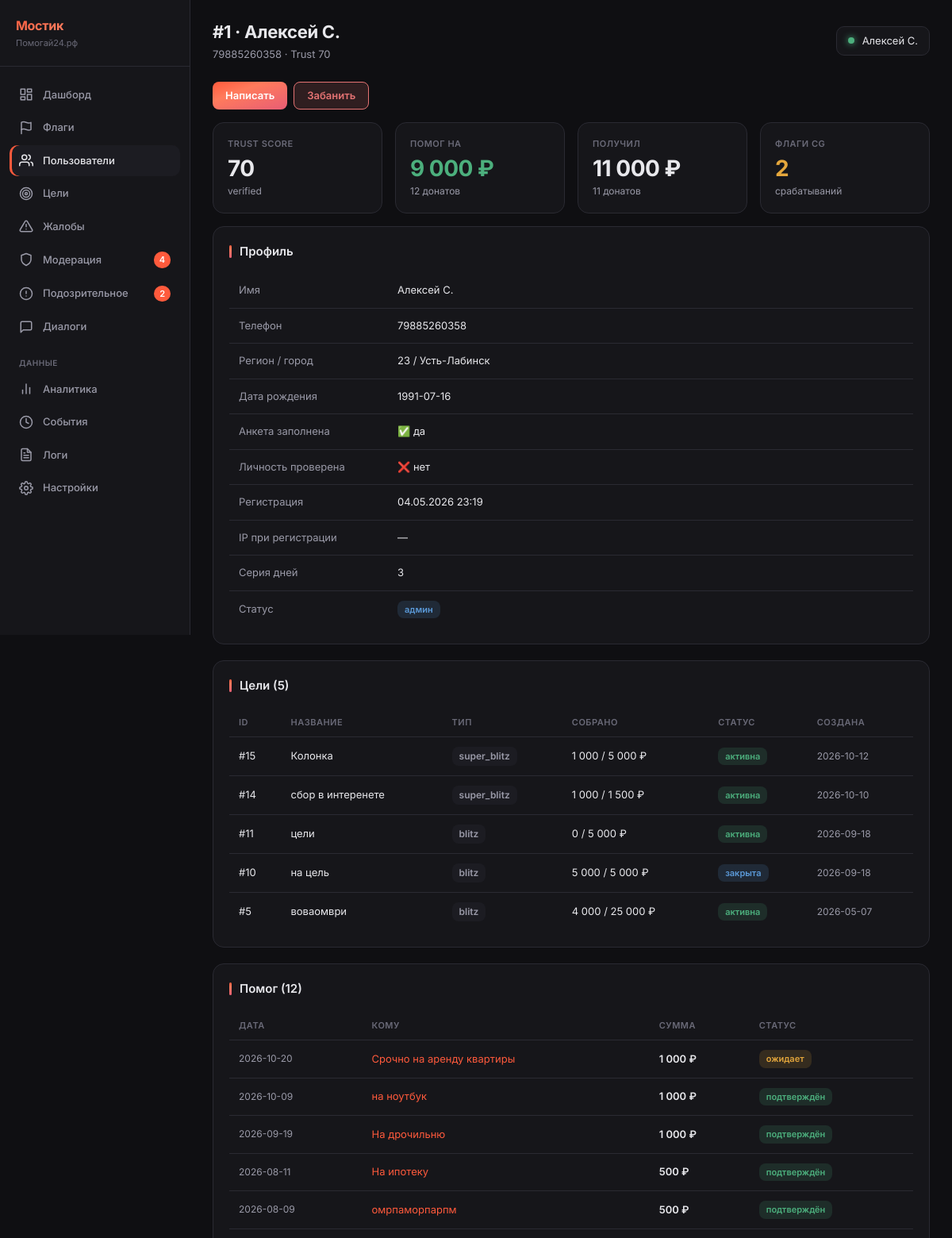
/_metrics/users/1 (signed in, upper part), run on an earlier commit of the app's database.
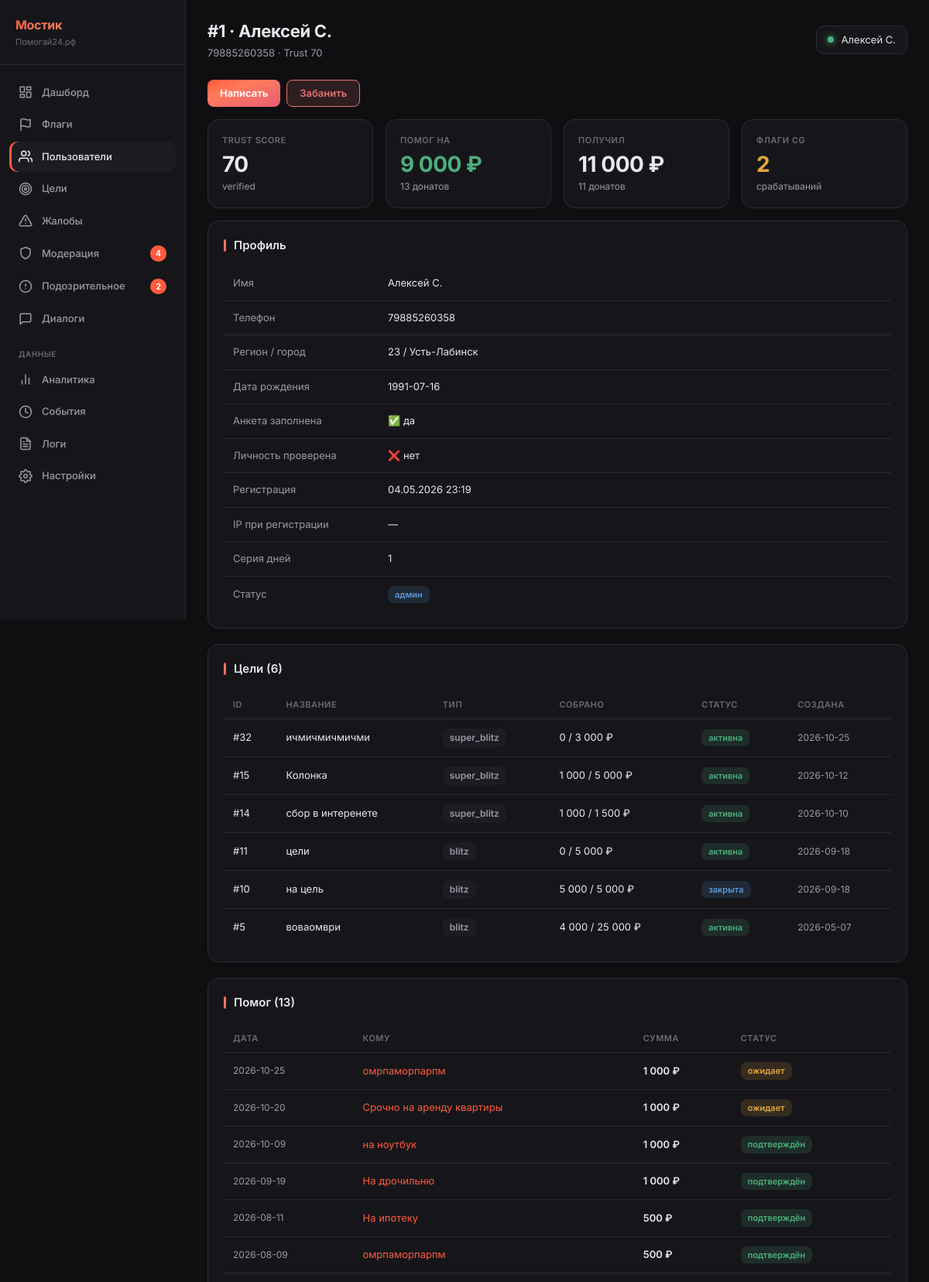
And on a later commit of the database.
### tables this page shows
CREATE TABLE users (
            id INTEGER PRIMARY KEY AUTOINCREMENT,
            phone TEXT UNIQUE NOT NULL,
            password_hash TEXT NOT NULL,
            email TEXT NULL,
            name TEXT NULL,
            avatar_url TEXT NULL,
            max_id TEXT NULL,
            vk_id TEXT NULL,
            fcm_token TEXT NULL,
            onboarding_passed INTEGER DEFAULT 0,
            rating REAL DEFAULT 0.0,
            rating_level TEXT DEFAULT 'novice',
            confirmations_total INTEGER DEFAULT 0,
            confirmations_approved INTEGER DEFAULT 0,
            confirmations_ignored INTEGER DEFAULT 0,
            donation_streak INTEGER DEFAULT 0,
            goals_helped_close INTEGER DEFAULT 0,
            total_helped_amount REAL DEFAULT 0.00,
            priority_days INTEGER DEFAULT 0,
            circles_of_care INTEGER DEFAULT 0,
            interest_weights TEXT DEFAULT NULL,
            eternal_donation_config TEXT DEFAULT NULL,
            yellow_card_until TEXT NULL,
            is_banned INTEGER DEFAULT 0,
            created_at TEXT DEFAULT (datetime('now'))
        , xp INTEGER DEFAULT 0, xp_level TEXT DEFAULT 'novice', streak_days INTEGER DEFAULT 0, last_action_date TEXT, ip_registered TEXT, author_badge TEXT, trust_score INTEGER DEFAULT 50, trust_level TEXT DEFAULT 'guest', is_admin INTEGER DEFAULT 0, profile_completed INTEGER DEFAULT 0, identity_verified INTEGER DEFAULT 0, city TEXT, region_code TEXT, region_name TEXT, birth_date TEXT, onboarding_step INTEGER DEFAULT 0, identity_verified_at TEXT, identity_doc_path TEXT, identity_selfie_path TEXT);

CREATE TABLE "goals" (
        id INTEGER PRIMARY KEY AUTOINCREMENT,
        user_id INTEGER NOT NULL,
        type TEXT NOT NULL CHECK(type IN ('super_blitz','blitz','serious','urgent','group')),
        title TEXT NOT NULL,
        description TEXT NULL,
        photo_url TEXT NULL,
        amount_goal REAL NOT NULL,
        amount_collected REAL DEFAULT 0.00,
        ends_at TEXT NULL,
        status TEXT DEFAULT 'draft' CHECK(status IN ('draft','active','frozen','completed','failed','lightning_failed','hidden')),
        trial_ends_at TEXT NULL,
        subscription_active_until TEXT NULL,
        last_boosted_at TEXT NULL,
        is_lightning INTEGER DEFAULT 0,
        lightning_started_at TEXT NULL,
        moderation_status TEXT DEFAULT 'pending',
        completion_type TEXT DEFAULT 'organic',
        is_seed INTEGER DEFAULT 0,
        views_count INTEGER DEFAULT 0,
        views_24h INTEGER DEFAULT 0,
        donations_count INTEGER DEFAULT 0,
        donations_24h INTEGER DEFAULT 0,
        created_at TEXT DEFAULT (datetime('now')), photos TEXT, moderation_comment TEXT, moderated_at TEXT, moderated_by INTEGER, resubmission_count INTEGER DEFAULT 0, is_resubmission INTEGER DEFAULT 0, rejection_categories TEXT, hidden_by_ban INTEGER DEFAULT 0,
        FOREIGN KEY (user_id) REFERENCES users(id)
    );

CREATE TABLE donations (
            id INTEGER PRIMARY KEY AUTOINCREMENT,
            goal_id INTEGER NOT NULL,
            donor_id INTEGER NULL,
            amount_reported REAL NOT NULL,
            status TEXT NOT NULL CHECK(status IN ('donor_confirmed','recipient_confirmed','completed','disputed')),
            is_anonymous INTEGER DEFAULT 0,
            is_seed INTEGER DEFAULT 0,
            warm_word TEXT NULL,
            donor_confirmed_at TEXT DEFAULT (datetime('now')),
            recipient_confirmed_at TEXT NULL,
            completed_at TEXT NULL,
            dispute_reason TEXT NULL,
            donor_to_recipient_count INTEGER DEFAULT 1,
            referred_by INTEGER NULL, ip_address TEXT,
            FOREIGN KEY (goal_id) REFERENCES goals(id),
            FOREIGN KEY (donor_id) REFERENCES users(id)
        );

### main.py (the view)
@app.route('/_metrics/users/<int:user_id>')
@admin_required
def metrics_user_detail(user_id):
    admin = get_current_user()
    db = get_db()
    u = db.execute("SELECT * FROM users WHERE id = ?", (user_id,)).fetchone()
    if not u:
        abort(404)
    goals = db.execute(
        "SELECT * FROM goals WHERE user_id = ? ORDER BY id DESC",
        (user_id,)
    ).fetchall()
    donations_sent = db.execute(
        """SELECT d.*, g.title as goal_title, g.id as goal_id,
                  COALESCE(NULLIF(gu.name, ''), gu.phone) as recipient_name
           FROM donations d
           JOIN goals g ON d.goal_id = g.id
           JOIN users gu ON g.user_id = gu.id
           WHERE d.donor_id = ?
           ORDER BY d.id DESC LIMIT 50""",
        (user_id,)
    ).fetchall()
    donations_received = db.execute(
        """SELECT d.*, g.title as goal_title, g.id as goal_id,
                  COALESCE(NULLIF(du.name, ''), du.phone) as donor_name
           FROM donations d
           JOIN goals g ON d.goal_id = g.id
           LEFT JOIN users du ON d.donor_id = du.id
           WHERE g.user_id = ?
           ORDER BY d.id DESC LIMIT 50""",
        (user_id,)
    ).fetchall()
    flags = db.execute(
        "SELECT * FROM content_guard_log WHERE user_id = ? ORDER BY id DESC LIMIT 30",
        (user_id,)
    ).fetchall()
    reports_made = db.execute(
        "SELECT r.*, g.title as goal_title FROM reports r JOIN goals g ON r.goal_id = g.id WHERE r.reporter_id = ? ORDER BY r.id DESC LIMIT 20",
        (user_id,)
    ).fetchall()
    reports_received = db.execute(
        """SELECT r.*, g.title as goal_title FROM reports r
           JOIN goals g ON r.goal_id = g.id
           WHERE g.user_id = ? ORDER BY r.id DESC LIMIT 20""",
        (user_id,)
    ).fetchall()
    dialogs = db.execute(
        "SELECT * FROM admin_dialogs WHERE user_id = ? ORDER BY id DESC LIMIT 10",
        (user_id,)
    ).fetchall()
    total_sent = db.execute(
        "SELECT COALESCE(SUM(amount_reported), 0) FROM donations WHERE donor_id = ? AND status IN ('recipient_confirmed','completed')",
        (user_id,)
    ).fetchone()[0]
    total_received = db.execute(
        "SELECT COALESCE(SUM(d.amount_reported), 0) FROM donations d JOIN goals g ON d.goal_id = g.id WHERE g.user_id = ? AND d.status IN ('recipient_confirmed','completed')",
        (user_id,)
    ).fetchone()[0]
    counts = get_sidebar_counts(db)
    return render_template('_metrics/user_detail.html',
        user=admin,
        active='users',
        counts=counts,
        u=u,
        goals=goals,
        donations_sent=donations_sent,
        donations_received=donations_received,
        flags=flags,
        reports_made=reports_made,
        reports_received=reports_received,
        dialogs=dialogs,
        total_sent=total_sent,
        total_received=total_received,
    )

### main.py (called while the page is built)
def get_current_user():
    if 'user_id' in session:
        db = get_db()
        try:
            user = db.execute("SELECT * FROM users WHERE id = ?", (session['user_id'],)).fetchone()
            if user and user['is_banned']:
                return None
            return user
        except sqlite3.Error as e:
            logger.error(f'[get_current_user] Ошибка БД: {e}')
            return None
    return None

def admin_required(f):
    @wraps(f)
    def wrap(*args, **kwargs):
        user = get_current_user()
        if not user or not user['is_admin']:
            abort(404)
        if request.method == 'POST' and not check_csrf():
            abort(403)
        return f(*args, **kwargs)
    return wrap

def get_csrf_token():
    if 'csrf_token' not in session:
        session['csrf_token'] = _secrets.token_urlsafe(32)
    return session['csrf_token']

### models.py (called while the page is built)
def _create_connection():
    conn = sqlite3.connect(DATABASE, timeout=30)
    conn.row_factory = sqlite3.Row
    conn.execute("PRAGMA journal_mode=WAL")
    conn.execute("PRAGMA synchronous=NORMAL")
    conn.execute("PRAGMA busy_timeout=30000")
    conn.execute("PRAGMA foreign_keys = ON")
    return conn

### templates/_metrics/user_detail.html (shortened to what the changed rows need)
{% extends "_metrics/base.html" %}
{% block page_title %}#{{ u.id }} · {{ u.name or 'Аноним' }}{% endblock %}
{% block page_subtitle %}{{ u.phone }} · Trust {{ u.trust_score or 0 }}{% endblock %}
{% block content %}
<div class="m-grid m-grid-4" style="margin-bottom: 16px;">
    <div class="m-card">
        <div class="m-card-label">Trust Score</div>
        <div class="m-card-value">{{ u.trust_score or 0 }}</div>
        <div class="m-card-sub">{{ u.trust_level or '—' }}</div>
    </div>
    <div class="m-card">
        <div class="m-card-label">Помог на</div>
        <div class="m-card-value success">{{ "{:,.0f}".format(total_sent).replace(",", " ") }} ₽</div>
        <div class="m-card-sub">{{ donations_sent|length }} донатов</div>
    </div>
</div>
<div class="m-section">
    <table class="m-table">
        <tr><td style="width: 200px; color: var(--m-text-2);">Имя</td><td>{{ u.name or '—' }}</td></tr>
        <tr><td style="color: var(--m-text-2);">Телефон</td><td>{{ u.phone }}</td></tr>
        <tr><td style="color: var(--m-text-2);">Регион / город</td><td>{{ u.region_code or '—' }} / {{ u.city or '—' }}</td></tr>
        <tr><td style="color: var(--m-text-2);">Дата рождения</td><td>{{ u.birth_date or '—' }}</td></tr>
        <tr><td style="color: var(--m-text-2);">Регистрация</td><td>{{ u.created_at | date_ru }}</td></tr>
        <tr><td style="color: var(--m-text-2);">Серия дней</td><td>{{ u.streak_days or 0 }}</td></tr>
    </table>
</div>
<div class="m-section">
    <div class="m-section-title">Цели ({{ goals|length }})</div>
    {% if goals %}
    <table class="m-table">
        <thead><tr><th>ID</th><th>Название</th><th>Тип</th><th>Собрано</th><th>Статус</th><th>Создана</th></tr></thead>
        <tbody>
            {% for g in goals %}
            <tr onclick="location.href='/_metrics/goals/{{ g.id }}'" style="cursor: pointer;">
                <td>#{{ g.id }}</td>
                <td>{{ g.title }}</td>
                <td><span class="m-badge muted">{{ g.type }}</span></td>
                <td>{{ "{:,.0f}".format(g.amount_collected).replace(",", " ") }} / {{ "{:,.0f}".format(g.amount_goal).replace(",", " ") }} ₽</td>
                <td>
                    {% if g.status == 'active' %}<span class="m-badge success">активна</span>
                    {% elif g.status == 'completed' %}<span class="m-badge info">закрыта</span>
                    {% elif g.status == 'hidden' %}<span class="m-badge danger">скрыта</span>
                    {% else %}<span class="m-badge muted">{{ g.status }}</span>{% endif %}
                </td>
                <td class="muted">{{ g.created_at[:10] }}</td>
            </tr>
            {% endfor %}
        </tbody>
    </table>
    {% else %}
    <div class="m-empty">Нет целей.</div>
    {% endif %}
</div>
<div class="m-section">
    <div class="m-section-title">Помог ({{ donations_sent|length }})</div>
    {% if donations_sent %}
    <table class="m-table">
        <thead><tr><th>Дата</th><th>Кому</th><th>Сумма</th><th>Статус</th></tr></thead>
        <tbody>
            {% for d in donations_sent %}
            <tr>
                <td class="muted">{{ d.donor_confirmed_at[:10] }}</td>
                <td><a href="/_metrics/goals/{{ d.goal_id }}" style="color: var(--m-sunset-1); text-decoration: none;">{{ d.goal_title }}</a></td>
                <td style="font-weight: 600;">{{ "{:,.0f}".format(d.amount_reported).replace(",", " ") }} ₽</td>
                <td>
                    {% if d.status == 'recipient_confirmed' %}<span class="m-badge success">подтверждён</span>
                    {% elif d.status == 'donor_confirmed' %}<span class="m-badge warning">ожидает</span>
                    {% else %}<span class="m-badge muted">{{ d.status }}</span>{% endif %}
                </td>
            </tr>
            {% endfor %}
        </tbody>
    </table>
    {% else %}
    <div class="m-empty">Не помогал.</div>
    {% endif %}
</div>
{% endblock %}

### templates/_metrics/base.html (shortened to what the changed rows need)
<!DOCTYPE html>
<html lang="ru">
<head>
    <link rel="stylesheet" href="/static/_metrics.css">
</head>
<body>
    <div class="m-layout">
        <main class="m-content">
            <header class="m-header">
                <div>
                    <div class="m-title">{% block page_title %}Мостик{% endblock %}</div>
                    <div class="m-subtitle">{% block page_subtitle %}{% endblock %}</div>
                </div>
                <div class="m-user">
                    <span class="m-user-dot"></span>
                    {{ user.name or user.phone }}
                </div>
            </header>
            {% block content %}{% endblock %}
        </main>
    </div>
</body>
</html>

What changed in the data, as far as the page shows it:
changed users "Алексей С.": streak_days "3" → "1"
added goals: id "32", title "ичмичмичмичми", type "super_blitz", amount_collected "0", amount_goal "3 000", status "активна", created_at "2026-10-25"
added donations: donor_confirmed_at "2026-10-25", goal_title "омрпаморпарпм", amount_reported "1 000", status "ожидает"
Also different on the page:
{{ donations_sent|length }}: "12" → "13"
{{ goals|length }}: "5" → "6"
